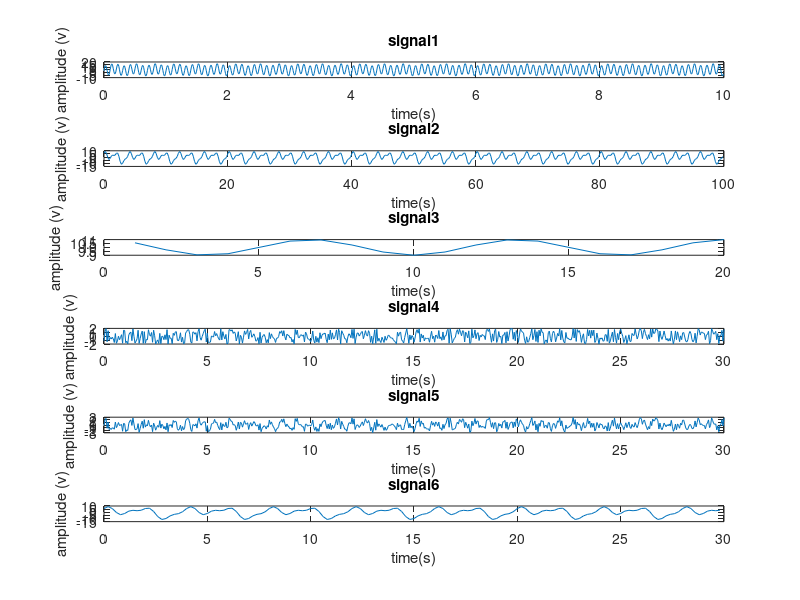

Source code (MATLAB): (Note: this script raises an error after producing the figure.)
load ("fourier_practicesignals.mat");

iter = 1:6;

for i=iter
    subplot(6,1,i);   
    subplot(length(iter),1,i);
    plot(eval(['t' num2str(i)]), eval(['y' num2str(i)]));
    title(strcat('signal ', num2str(i)));
    xlabel('time(s)');
    ylabel('amplitude (v)');
end

% signals 1,2,3 and 6 seem to be periodic, so we can probably analyze them
% and predict where maximums/minimums occur, while signals 4 and 5 seem to
% have too much noise/randomness to see a pattern, at least at first sight

Fss=zeros(1,6);
ns=zeros(1,6);
for i=iter
   ttemp = eval(['t' num2str(i)]);
   Fss(i) = 1/ ( ttemp(2)-ttemp(1) );
   ns(i) = length(ttemp);
end
disp(Fss);
disp(ns);
% t1 = 100hz, n1 = 1000 samples
% t2 = 5hz, n2 = 500 samples
% t3 = 1hz, n3 = 20 samples
% t4 = 20hz, n4 = 601 samples
% t5 = 20hz, n5 = 601 samples
% t6 = 5hz, n6 = 150 samples

for i=iter
    subplot(6,1,i);   
    subplot(length(iter),1,i);
    [t, y] = fourier_transform(eval(['t' num2str(i)]), eval(['y' num2str(i)]));
    stem(t,y);
    title(strcat('fourier transform of signal ', num2str(i)));
    xlabel('frequency (hz)');
    ylabel('amplitude');
end


% f
% peaks:
% signal 1: @ 3hz and @ 10hz
% signal 2: @ 0.25hz, 0.5hz and 1hz
% signal 3: @ 0.15hz
% signal 4: tons of different frequencies, highest peak right below 7hz
% signal 5: tons of different frequencies, but clear high peak at 1.5hz
% signal 6: big peaks at 0.5hz and 1hz, but also surprisingly many peaks
% between 0hz and 0.5hz

% conclusion: predictions match outcomes (except maybe 5, granted 
% surprisingly clear outcome (minus the low amplitude noise) 

% g
% technically if you look at the first element of every amplitude array
% none of them are zero, [5, 7.5033e-15, 10, 0.0203, 0.0186, 0.1684], the
% 2nd signal has negligable amplitude, 4th, 5th and 6th are tiny.
% This is because that number represents the offset from the y-axis and
% apparently all of them are located slightly upwards from 0 (especially
% the 1st and 3rd signals, which oscillate respectively around 5 and 10,
% instead of 0)

% h
% in the time domain it is really hard to see, and I personally could not
% detect the additional sine. In the frequency domain though, it is an
% obvious huge peak at 1.5hz, while the noise looks like tons of tine
% spikes all over the place (uniform)

% i
% the smaller amount of samples seems to introduce insecurity/variability,
% since signal 6 seems to be picking up a few extra spikes around 0.25hz
% that aren't present in signal 2


